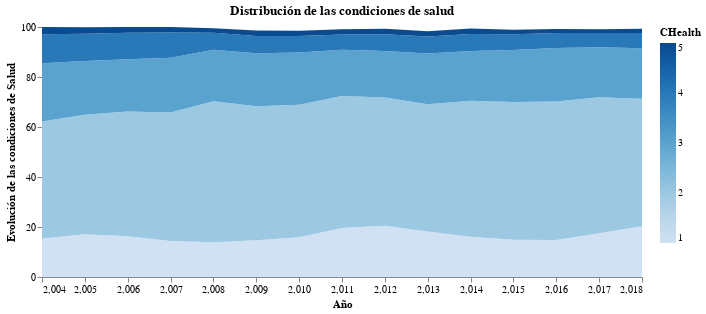

Notebook source saved alongside this figure:
### Code cell
df8 = (df.groupby(['Year','CHealth'])['HHId'].count() / df.groupby(['Year'])['HHId'].count() *100).reset_index()

alt.Chart(df8).mark_area().encode(
    alt.X('Year', title = 'Año'),
    alt.Y('HHId', title = 'Evolución de las condiciones de Salud'),
    color='CHealth',
    tooltip=['Year', 'HHId'],
    order=alt.Order(
        'CHealth', title = 'Escala',
        sort='ascending')
).configure_axis(
    grid=False
).configure_view(
    strokeWidth=0
).properties(
    title = 'Distribución de las condiciones de salud',
    width=600,
    height=250)

### Figure 1 — Vega-Lite specification as saved in the notebook (floating-point values rounded to 4 significant figures)
{"config": {"view": {"continuousWidth": 400, "continuousHeight": 300, "strokeWidth": 0}, "axis": {"grid": false}}, "data": {"name": "data-0acbf51deac277794b2ba1ae1cc4aaa8"}, "mark": "area", "encoding": {"color": {"type": "quantitative", "field": "CHealth"}, "order": {"type": "quantitative", "field": "CHealth", "sort": "ascending", "title": "Escala"}, "tooltip": [{"type": "quantitative", "field": "Year"}, {"type": "quantitative", "field": "HHId"}], "x": {"type": "quantitative", "field": "Year", "title": "Año"}, "y": {"type": "quantitative", "field": "HHId", "title": "Evolución de las condiciones de Salud"}}, "height": 250, "title": "Distribución de las condiciones de salud", "width": 600, "$schema": "https://vega.github.io/schema/vega-lite/v4.8.1.json", "datasets": {"data-0acbf51deac277794b2ba1ae1cc4aaa8": [{"Year": 2004, "CHealth": 1.0, "HHId": 15.36}, {"Year": 2004, "CHealth": 2.0, "HHId": 46.8}, {"Year": 2004, "CHealth": 3.0, "HHId": 23.37}, {"Year": 2004, "CHealth": 4.0, "HHId": 11.59}, {"Year": 2004, "CHealth": 5.0, "HHId": 2.86}, {"Year": 2005, "CHealth": 1.0, "HHId": 17.1}, {"Year": 2005, "CHealth": 2.0, "HHId": 47.85}, {"Year": 2005, "CHealth": 3.0, "HHId": 21.45}, {"Year": 2005, "CHealth": 4.0, "HHId": 10.94}, {"Year": 2005, "CHealth": 5.0, "HHId": 2.568}, {"Year": 2006, "CHealth": 1.0, "HHId": 16.25}, {"Year": 2006, "CHealth": 2.0, "HHId": 49.9}, {"Year": 2006, "CHealth": 3.0, "HHId": 20.96}, {"Year": 2006, "CHealth": 4.0, "HHId": 10.54}, {"Year": 2006, "CHealth": 5.0, "HHId": 2.299}, {"Year": 2007, "CHealth": 1.0, "HHId": 14.39}, {"Year": 2007, "CHealth": 2.0, "HHId": 51.38}, {"Year": 2007, "CHealth": 3.0, "HHId": 21.97}, {"Year": 2007, "CHealth": 4.0, "HHId": 10.07}, {"Year": 2007, "CHealth": 5.0, "HHId": 2.171}, {"Year": 2008, "CHealth": 1.0, "HHId": 13.87}, {"Year": 2008, "CHealth": 2.0, "HHId": 56.41}, {"Year": 2008, "CHealth": 3.0, "HHId": 20.63}, {"Year": 2008, "CHealth": 4.0, "HHId": 6.781}, {"Year": 2008, "CHealth": 5.0, "HHId": 1.798}, {"Year": 2009, "CHealth": 1.0, "HHId": 14.71}, {"Year": 2009, "CHealth": 2.0, "HHId": 53.64}, {"Year": 2009, "CHealth": 3.0, "HHId": 21.15}, {"Year": 2009, "CHealth": 4.0, "HHId": 6.898}, {"Year": 2009, "CHealth": 5.0, "HHId": 2.244}, {"Year": 2010, "CHealth": 1.0, "HHId": 15.95}, {"Year": 2010, "CHealth": 2.0, "HHId": 52.91}, {"Year": 2010, "CHealth": 3.0, "HHId": 20.96}, {"Year": 2010, "CHealth": 4.0, "HHId": 6.597}, {"Year": 2010, "CHealth": 5.0, "HHId": 2.058}, {"Year": 2011, "CHealth": 1.0, "HHId": 19.59}, {"Year": 2011, "CHealth": 2.0, "HHId": 52.82}, {"Year": 2011, "CHealth": 3.0, "HHId": 18.51}, {"Year": 2011, "CHealth": 4.0, "HHId": 6.039}, {"Year": 2011, "CHealth": 5.0, "HHId": 2.119}, {"Year": 2012, "CHealth": 1.0, "HHId": 20.5}, {"Year": 2012, "CHealth": 2.0, "HHId": 51.33}, {"Year": 2012, "CHealth": 3.0, "HHId": 18.62}, {"Year": 2012, "CHealth": 4.0, "HHId": 6.661}, {"Year": 2012, "CHealth": 5.0, "HHId": 2.184}, {"Year": 2013, "CHealth": 1.0, "HHId": 18.24}, {"Year": 2013, "CHealth": 2.0, "HHId": 50.86}, {"Year": 2013, "CHealth": 3.0, "HHId": 20.31}, {"Year": 2013, "CHealth": 4.0, "HHId": 6.837}, {"Year": 2013, "CHealth": 5.0, "HHId": 2.065}, {"Year": 2014, "CHealth": 1.0, "HHId": 16.07}, {"Year": 2014, "CHealth": 2.0, "HHId": 54.44}, {"Year": 2014, "CHealth": 3.0, "HHId": 19.93}, {"Year": 2014, "CHealth": 4.0, "HHId": 6.796}, {"Year": 2014, "CHealth": 5.0, "HHId": 2.126}, {"Year": 2015, "CHealth": 1.0, "HHId": 14.91}, {"Year": 2015, "CHealth": 2.0, "HHId": 55.11}, {"Year": 2015, "CHealth": 3.0, "HHId": 20.78}, {"Year": 2015, "CHealth": 4.0, "HHId": 6.313}, {"Year": 2015, "CHealth": 5.0, "HHId": 1.778}, {"Year": 2016, "CHealth": 1.0, "HHId": 14.79}, {"Year": 2016, "CHealth": 2.0, "HHId": 55.39}, {"Year": 2016, "CHealth": 3.0, "HHId": 21.45}, {"Year": 2016, "CHealth": 4.0, "HHId": 5.927}, {"Year": 2016, "CHealth": 5.0, "HHId": 1.61}, {"Year": 2017, "CHealth": 1.0, "HHId": 17.51}, {"Year": 2017, "CHealth": 2.0, "HHId": 54.37}, {"Year": 2017, "CHealth": 3.0, "HHId": 20.02}, {"Year": 2017, "CHealth": 4.0, "HHId": 5.656}, {"Year": 2017, "CHealth": 5.0, "HHId": 1.581}, {"Year": 2018, "CHealth": 1.0, "HHId": 20.31}, {"Year": 2018, "CHealth": 2.0, "HHId": 50.96}, {"Year": 2018, "CHealth": 3.0, "HHId": 20.22}, {"Year": 2018, "CHealth": 4.0, "HHId": 6.087}, {"Year": 2018, "CHealth": 5.0, "HHId": 1.678}]}}
